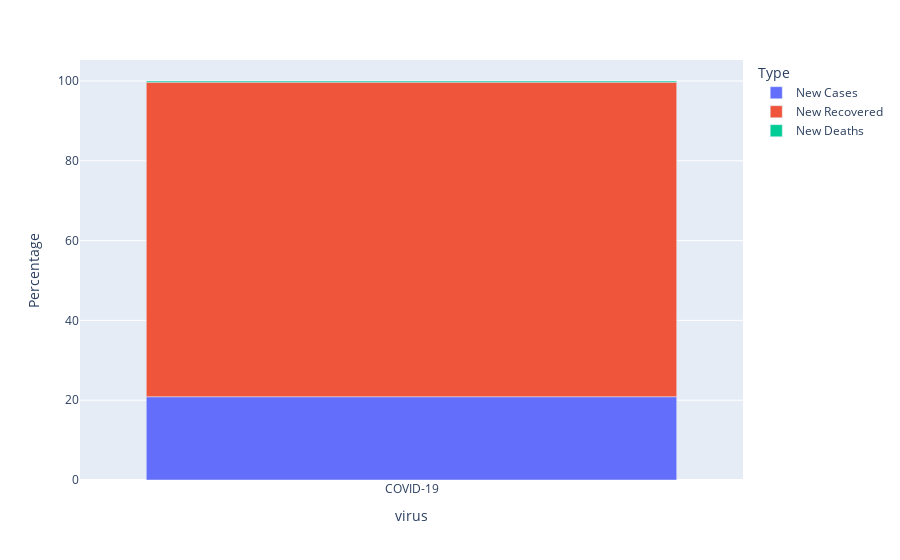

Notebook cell for this chart:
### Code cell
cases = df[["New Cases", "New Recovered", "New Deaths"]].loc[1]
cases
cases_df = pd.DataFrame(cases).reset_index()
cases_df.columns = ["Type", "Total"]

cases_df["Percentage"] = np.round(100*cases_df["Total"]/np.sum(cases_df["Total"]),2)
cases_df["virus"] = ["COVID-19" for i in range(len(cases_df))]

fig = px.bar(cases_df, x = "virus" , y = "Percentage", color = "Type", hover_data = ["Total"])
# fig.write_image("graph.png") 
fig.show()

### Figure 1 — Plotly figure (JSON) as saved in the notebook; plotly's stock layout.template omitted (floating-point values rounded to 4 significant figures)
{"data": [{"customdata": [[-3959.0]], "hovertemplate": "Type=New Cases<br>virus=%{x}<br>Percentage=%{y}<br>Total=%{customdata[0]}<extra></extra>", "legendgroup": "New Cases", "marker": {"color": "#636efa", "pattern": {"shape": ""}}, "name": "New Cases", "orientation": "v", "showlegend": true, "textposition": "auto", "type": "bar", "x": ["COVID-19"], "xaxis": "x", "y": [20.87], "yaxis": "y"}, {"customdata": [[-14950.0]], "hovertemplate": "Type=New Recovered<br>virus=%{x}<br>Percentage=%{y}<br>Total=%{customdata[0]}<extra></extra>", "legendgroup": "New Recovered", "marker": {"color": "#EF553B", "pattern": {"shape": ""}}, "name": "New Recovered", "orientation": "v", "showlegend": true, "textposition": "auto", "type": "bar", "x": ["COVID-19"], "xaxis": "x", "y": [78.83], "yaxis": "y"}, {"customdata": [[-57.0]], "hovertemplate": "Type=New Deaths<br>virus=%{x}<br>Percentage=%{y}<br>Total=%{customdata[0]}<extra></extra>", "legendgroup": "New Deaths", "marker": {"color": "#00cc96", "pattern": {"shape": ""}}, "name": "New Deaths", "orientation": "v", "showlegend": true, "textposition": "auto", "type": "bar", "x": ["COVID-19"], "xaxis": "x", "y": [0.3], "yaxis": "y"}], "layout": {"barmode": "relative", "legend": {"title": {"text": "Type"}, "tracegroupgap": 0}, "margin": {"t": 60}, "xaxis": {"anchor": "y", "domain": [0, 1], "title": {"text": "virus"}}, "yaxis": {"anchor": "x", "domain": [0, 1], "title": {"text": "Percentage"}}}}
